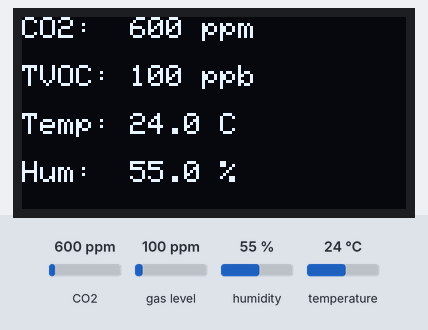
A sketch run on a simulated ESP32. Shown: 128×64 one-colour display. The inputs (shaded band) are chosen by the test bench; at power-on: CO2 600 ppm, humidity 55 %, gas level 100 ppm, temperature 24 °C. What the sketch prints to the serial monitor is not drawn.

Above: at 1.2 s.
1.3 s: CO2 set to 452 ppm
At 3.3 s:
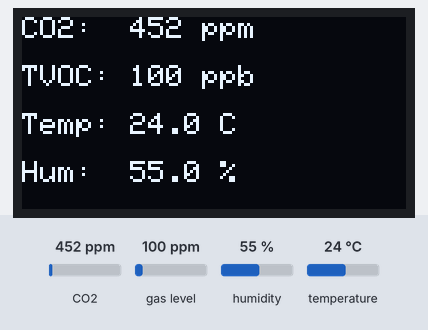
4.0 s: humidity set to 22 %
At 5.5 s:
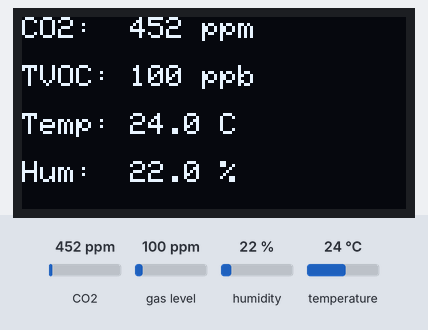
6.7 s: gas level set to 20 ppm
At 8.6 s:
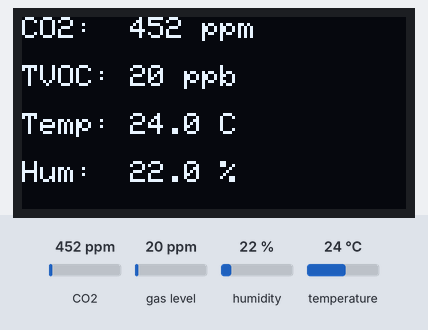
9.8 s: temperature set to 12 °C
At 10.8 s:
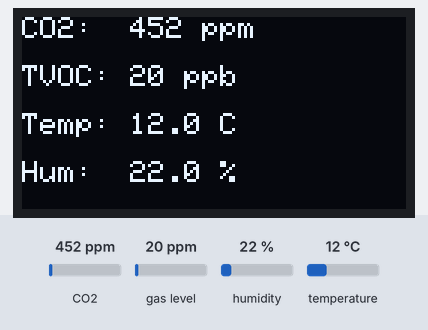
12.5 s: CO2 set to 1050 ppm
At 15.1 s:
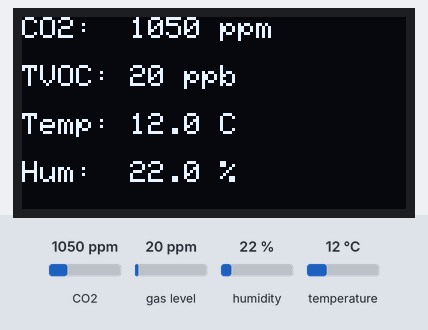
15.9 s: humidity set to 40 %
At 17.3 s:
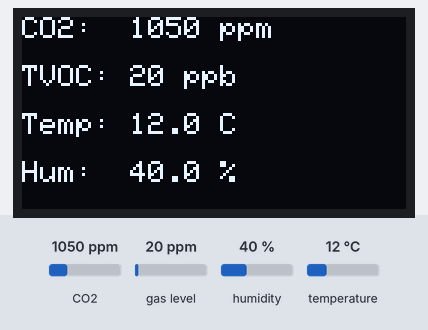
Timing chart, 0 to 18.9 s (numbered marks = the images above; inputs shaded):
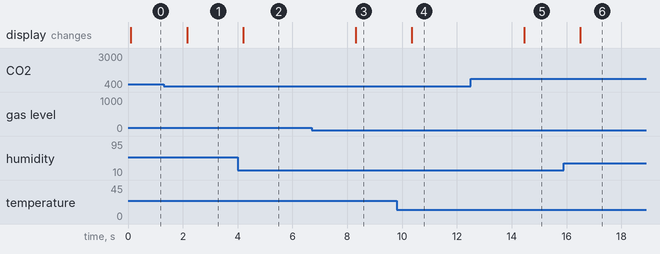

The sketch:

ccs.ino
```cpp
#include <Wire.h>
#include <Adafruit_Sensor.h>
#include <Adafruit_CCS811.h>
#include <Adafruit_GFX.h>
#include <Adafruit_SSD1306.h>
#include <DHT.h>
#include <WiFi.h>
#include <WebServer.h>
#include <ESPmDNS.h>

// Configuration
#define DHTPIN 23
#define DHTTYPE DHT11
#define SCREEN_WIDTH 128
#define SCREEN_HEIGHT 64
#define OLED_RESET -1

// Initialize objects
DHT dht(DHTPIN, DHTTYPE);
Adafruit_SSD1306 display(SCREEN_WIDTH, SCREEN_HEIGHT, &Wire, OLED_RESET);
Adafruit_CCS811 ccs;

// WiFi Credentials
const char* ssid = "ESP32_Air_Monitor";
const char* password = "password123";

WebServer server(80);

void handleRoot() {
  float t = dht.readTemperature();
  float h = dht.readHumidity();
  uint16_t eco2 = 0;
  uint16_t tvoc = 0;

  if (ccs.available() && !ccs.readData()) {
    eco2 = ccs.geteCO2();
    tvoc = ccs.getTVOC();
  }

  String html = "<!DOCTYPE html><html><head>";
  html += "<meta name=\"viewport\" content=\"width=device-width, initial-scale=1\">";
  html += "<meta http-equiv=\"refresh\" content=\"5\">"; // Auto-refresh every 5s
  html += "<style>body{font-family:sans-serif; text-align:center; background:#f4f4f4;}";
  html += ".card{background:white; padding:20px; border-radius:10px; display:inline-block; margin:10px; box-shadow:0 4px 8px rgba(0,0,0,0.1); width:200px;}";
  html += "h1{color:#0043af;} .val{font-size:1.5em; font-weight:bold; color:#333;}</style></head>";
  html += "<body><h1>ESP32 Environment Monitor</h1>";

  html += "<div class='card'>Temp<br><span class='val'>" + String(t, 1) + " °C</span></div>";
  html += "<div class='card'>Humidity<br><span class='val'>" + String(h, 0) + " %</span></div><br>";
  html += "<div class='card'>CO2<br><span class='val'>" + String(eco2) + " ppm</span></div>";
  html += "<div class='card'>TVOC<br><span class='val'>" + String(tvoc) + " ppb</span></div>";

  html += "<p>Device: http://manan.local</p></body></html>";
  server.send(200, "text/html", html);
}

void setup() {
  Serial.begin(115200);
  Wire.begin(21, 22);

  // Start OLED
  if(!display.begin(SSD1306_SWITCHCAPVCC, 0x3C)) {
    Serial.println("OLED failed");
  }
  display.clearDisplay();
  display.setTextColor(WHITE);
  display.setCursor(10, 20);
  display.setTextSize(1);
  display.print("Starting System...");
  display.display();

  // Start DHT
  dht.begin();

  // Start CCS811
  if (!ccs.begin()) {
    Serial.println("CCS811 failed");
    while(1);
  }

  // Setup WiFi Access Point
  WiFi.softAP(ssid, password);
  Serial.println("AP Started. IP: " + WiFi.softAPIP().toString());

  if (MDNS.begin("manan")) {
    Serial.println("mDNS: http://manan.local");
  }

  server.on("/", handleRoot);
  server.begin();
}

void loop() {
  server.handleClient();

  // Read Sensors
  float t = dht.readTemperature();
  float h = dht.readHumidity();

  if (ccs.available() && !ccs.readData()) {
    // Calibrate CCS811 with DHT11 data for better accuracy
    if(!isnan(t) && !isnan(h)) {
      ccs.setEnvironmentalData(h, t);
    }

    uint16_t eco2 = ccs.geteCO2();
    uint16_t tvoc = ccs.getTVOC();

    // Update OLED
    display.clearDisplay();
    display.setTextSize(1);

    display.setCursor(0, 0);
    display.printf("CO2:  %d ppm", eco2);

    display.setCursor(0, 16);
    display.printf("TVOC: %d ppb", tvoc);

    display.setCursor(0, 32);
    display.printf("Temp: %.1f C", t);

    display.setCursor(0, 48);
    display.printf("Hum:  %.1f %%", h);

    display.display();

    // Serial Print for Debugging
    Serial.printf("CO2: %d | TVOC: %d | T: %.1f | H: %.1f\n", eco2, tvoc, t, h);
  }

  delay(2000); // 2 second update rate
}
```

Measured:
- after the input at 1.3 s, the display: changes after 0.86 s (image 1)
- after the input at 4.0 s, the display: changes after 0.21 s (image 2)
- after the input at 6.7 s, the display: changes after 1.6 s (image 3)
- after the input at 9.8 s, the display: changes after 0.56 s (image 4)
- after the input at 12.5 s, the display: changes after 2.0 s (image 5)
- after the input at 15.9 s, the display: changes after 0.61 s (image 6)
